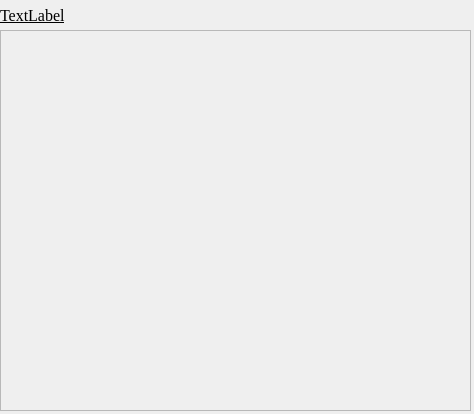
<?xml version="1.0" encoding="UTF-8"?>
<ui version="4.0">
 <class>FileReaderWindow</class>
 <widget class="QWidget" name="FileReaderWindow">
  <property name="geometry">
   <rect>
    <x>0</x>
    <y>0</y>
    <width>474</width>
    <height>414</height>
   </rect>
  </property>
  <property name="windowTitle">
   <string>Form</string>
  </property>
  <widget class="QLabel" name="label">
   <property name="geometry">
    <rect>
     <x>0</x>
     <y>5</y>
     <width>471</width>
     <height>21</height>
    </rect>
   </property>
   <property name="font">
    <font>
     <family>Times New Roman</family>
     <pointsize>12</pointsize>
     <weight>50</weight>
     <bold>false</bold>
     <underline>true</underline>
    </font>
   </property>
   <property name="text">
    <string>TextLabel</string>
   </property>
  </widget>
  <widget class="QScrollArea" name="scrollArea">
   <property name="geometry">
    <rect>
     <x>0</x>
     <y>30</y>
     <width>471</width>
     <height>381</height>
    </rect>
   </property>
   <property name="font">
    <font>
     <family>Times New Roman</family>
     <pointsize>11</pointsize>
    </font>
   </property>
   <property name="widgetResizable">
    <bool>true</bool>
   </property>
   <widget class="QWidget" name="scrollAreaWidgetContents">
    <property name="geometry">
     <rect>
      <x>0</x>
      <y>0</y>
      <width>469</width>
      <height>379</height>
     </rect>
    </property>
   </widget>
  </widget>
 </widget>
 <resources/>
 <connections/>
</ui>
